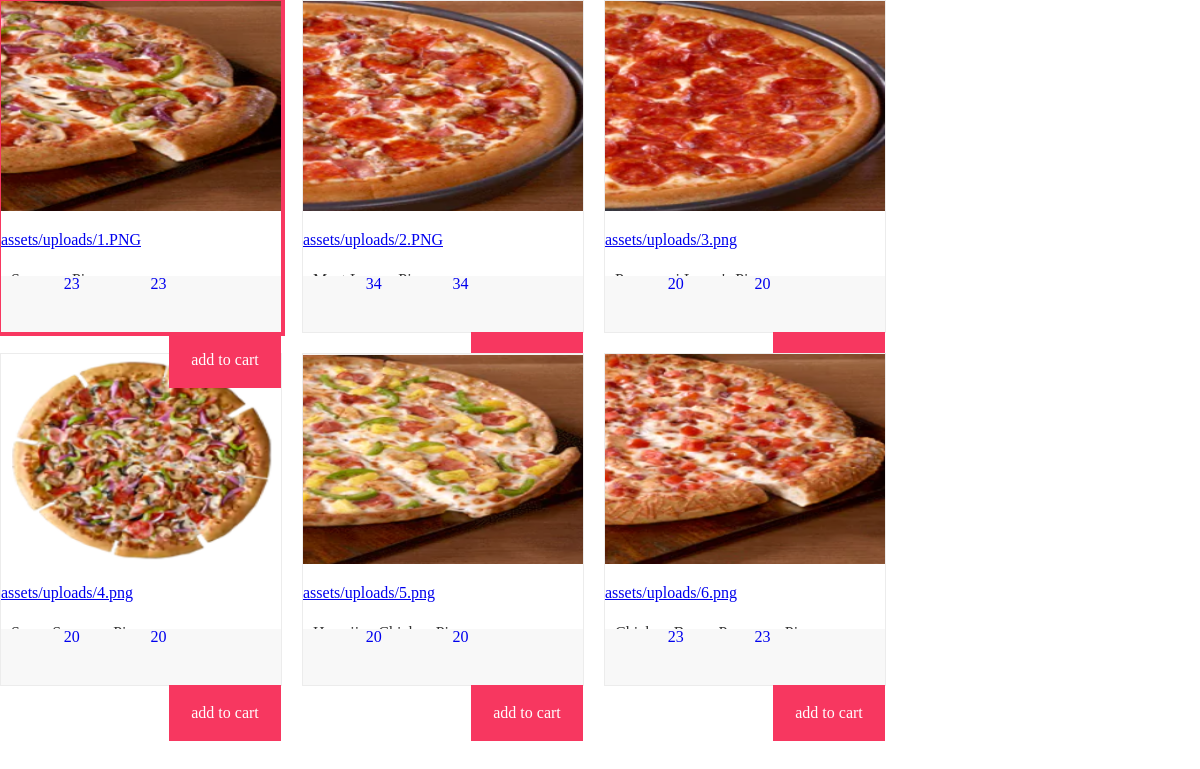
The page /pizza/dish.php on the database its author committed.
### tables this page shows
CREATE TABLE `dish` (
  `id` int(11) NOT NULL,
  `name` varchar(255) NOT NULL,
  `description` varchar(255) NOT NULL,
  `price` double NOT NULL,
  `category` text NOT NULL,
  `calorie` int(11) NOT NULL,
  `photo` text,
  `inventory` int(11) NOT NULL,
  `type` int(10) DEFAULT NULL
);

### pizza/static/common.php (called while the page is built, shortened)
<?php
function getConnection() {
    return mysqli_connect("localhost","root","root", "pizzapizza");
}
function xiu_query($sql){
    $result= [];
    $con = getConnection();
    $query=mysqli_query($con,$sql);
    while($row=mysqli_fetch_assoc($query)){
        $result[]=$row;
    }
    return $result;
}

### pizza/dish.php (the view, shortened to what this page needs)
<?php
require 'static/common.php';
$where = '1 = 1';
$size=6;
$page=isset($_GET['page'])? (int)$_GET['page']: 1;
$list_all_dish=xiu_query(sprintf('SELECT *
                                         FROM dish
                                          WHERE %s AND type = 0
                                          LIMIT %d,%d', $where,($page-1)*$size, $size));
?>
<!DOCTYPE html>
<html>
<head>
    <link rel="stylesheet" href="css/dish.css">
</head>
<body>
<div class="j02 main clearfix">
    <?php foreach ($list_all_dish as $dish) { ?>
        <div class="product">
            <a href="t.php?dish_id=<?php echo $dish['id']; ?>" target="_blank" class="iwrap">
                <img src="<?php echo $dish['photo']; ?>">
                <?php echo $dish['photo']; ?>
                <p class="f16 line1"><?php echo $dish['name']; ?></p>
                <dl class="line3">
                    <dd class="c2 red"><?php echo $dish['price']; ?></dd>
                    <dd class="c2 red"><span class="rmb"><?php echo $dish['price']; ?></span></dd>
                    <dd class="c3 f16">add to cart</dd>
                </dl>
            </a>
        </div>
    <?php } ?>
</div>
</body>
</html>

### pizza/css/dish.css (style rules this page uses)
html,body,ul,li,dl { margin:0;padding:0; }
.j02 { width:906px; }
.j02 .product { width:282px;height:333px;margin-right:20px;margin-bottom:20px; }
.j02 .product:nth-of-type(3n) { margin-right:0; }
.j02 .iwrap img { height:210px; }
.product { position:relative;float:left;background:#fff;line-height:1.5;overflow:visible;z-index:1; }
.iwrap { display:block;position:absolute;background:#fff;left:0;top:0;right:0;bottom:0;border:1px solid #ececec;box-sizing:content-box; }
.iwrap img { width:100%;margin-bottom:10px; }
.iwrap p.line1 { margin-left:10px;margin-right:10px;color:#333;white-space:nowrap;text-overflow:ellipsis;overflow:hidden; }
.iwrap .line3 { position:absolute;bottom:0;background:#f8f8f8;width:100%;height:56px; }
.iwrap .line3 dd { display:block;float:left;line-height:1; }
.iwrap .rmb { display:block;float:left;font-size:16px;padding-left:0.5em; }
.iwrap .line3 .c2 { min-width:22%;max-width:28%;height:56px;box-sizing:border-box;overflow:hidden;text-align:center; }
.iwrap .line3 .c3 { width:40%;height:56px;background:#f73760;color:#fff;line-height:56px;text-align:center;float:right;cursor:pointer; }

### rows shown on the page
dish: photo (picture), photo "assets/uploads/1.PNG", price "23"
dish: photo (picture), photo "assets/uploads/2.PNG", price "34"
dish: photo (picture), photo "assets/uploads/3.png", price "20"
dish: photo (picture), photo "assets/uploads/4.png", price "20"
dish: photo (picture), photo "assets/uploads/5.png", price "20"
dish: photo (picture), photo "assets/uploads/6.png", price "23"
